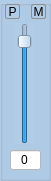
      <widget class="QGroupBox" name="groupBox_14">
       <property name="geometry">
        <rect>
         <x>170</x>
         <y>460</y>
         <width>51</width>
         <height>181</height>
        </rect>
       </property>
       <property name="styleSheet">
        <string notr="true">background-color: rgb(177, 204, 231);</string>
       </property>
       <property name="title">
        <string/>
       </property>
       <widget class="QSlider" name="gain3Slider">
        <property name="geometry">
         <rect>
          <x>15</x>
          <y>23</y>
          <width>20</width>
          <height>121</height>
         </rect>
        </property>
        <property name="minimum">
         <number>-100</number>
        </property>
        <property name="maximum">
         <number>12</number>
        </property>
        <property name="orientation">
         <enum>Qt::Vertical</enum>
        </property>
       </widget>
       <widget class="QLineEdit" name="gain3Value">
        <property name="geometry">
         <rect>
          <x>10</x>
          <y>150</y>
          <width>31</width>
          <height>20</height>
         </rect>
        </property>
        <property name="styleSheet">
         <string notr="true">background-color: rgb(255, 255, 255);</string>
        </property>
        <property name="text">
         <string>0</string>
        </property>
        <property name="alignment">
         <set>Qt::AlignCenter</set>
        </property>
       </widget>
       <widget class="QPushButton" name="gain3P">
        <property name="geometry">
         <rect>
          <x>5</x>
          <y>4</y>
          <width>15</width>
          <height>15</height>
         </rect>
        </property>
        <property name="focusPolicy">
         <enum>Qt::NoFocus</enum>
        </property>
        <property name="styleSheet">
         <string notr="true">QPushButton {
     border: 1px solid #8f8f91;
     border-radius: 2px;
     background-color: qlineargradient(x1: 0, y1: 0, x2: 0, y2: 1,
                                       stop: 0 #f6f7fa, stop: 1 #dadbde);
 }

 QPushButton:pressed {
     background-color: qlineargradient(x1: 0, y1: 0, x2: 0, y2: 1,
                                       stop: 0 #dadbde, stop: 1 #f6f7fa);
 }
QPushButton:checked{
	background-color: rgb(255, 255, 0);
}</string>
        </property>
        <property name="text">
         <string>P</string>
        </property>
        <property name="checkable">
         <bool>true</bool>
        </property>
       </widget>
       <widget class="QPushButton" name="gain3M">
        <property name="geometry">
         <rect>
          <x>31</x>
          <y>4</y>
          <width>15</width>
          <height>15</height>
         </rect>
        </property>
        <property name="focusPolicy">
         <enum>Qt::NoFocus</enum>
        </property>
        <property name="styleSheet">
         <string notr="true">QPushButton {
     border: 1px solid #8f8f91;
     border-radius: 2px;
     background-color: qlineargradient(x1: 0, y1: 0, x2: 0, y2: 1,
                                       stop: 0 #f6f7fa, stop: 1 #dadbde);
 }

 QPushButton:pressed {
     background-color: qlineargradient(x1: 0, y1: 0, x2: 0, y2: 1,
                                       stop: 0 #dadbde, stop: 1 #f6f7fa);
 }
QPushButton:checked{
	background-color: rgb(255, 0, 0);
}</string>
        </property>
        <property name="text">
         <string>M</string>
        </property>
        <property name="checkable">
         <bool>true</bool>
        </property>
       </widget>
      </widget>
